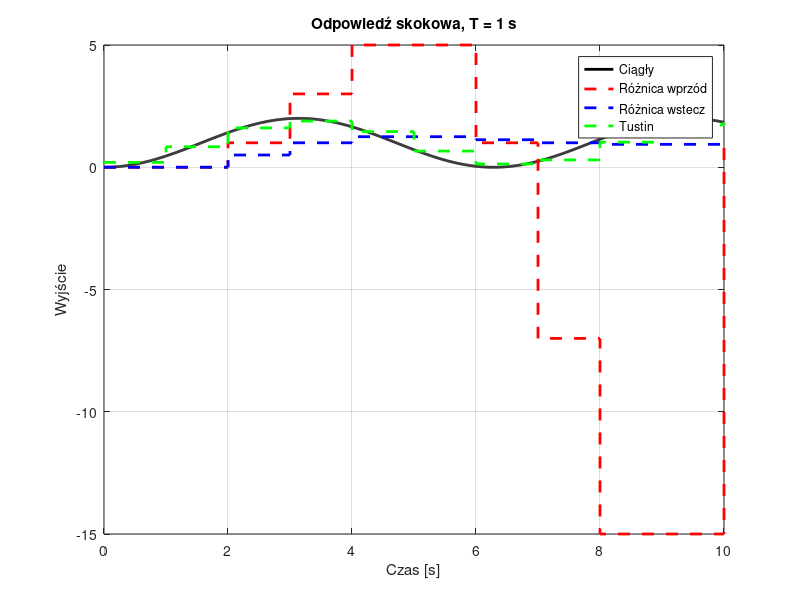
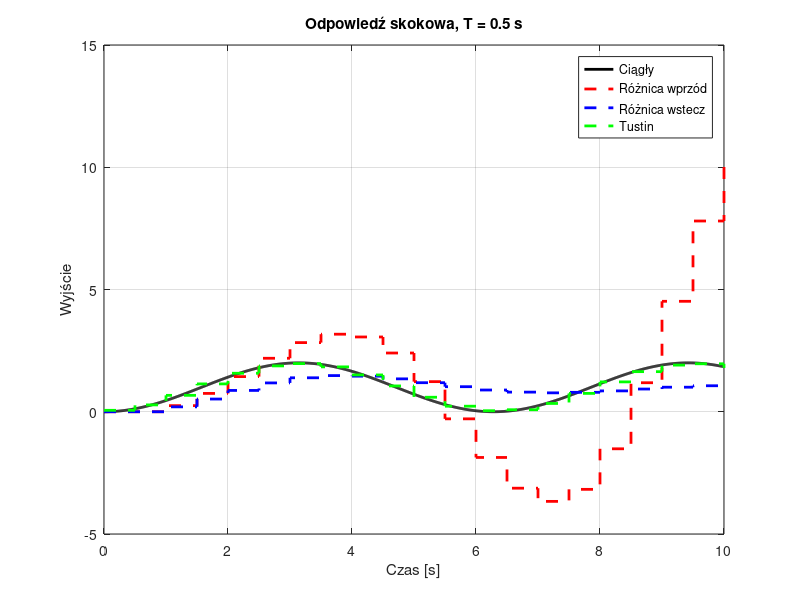
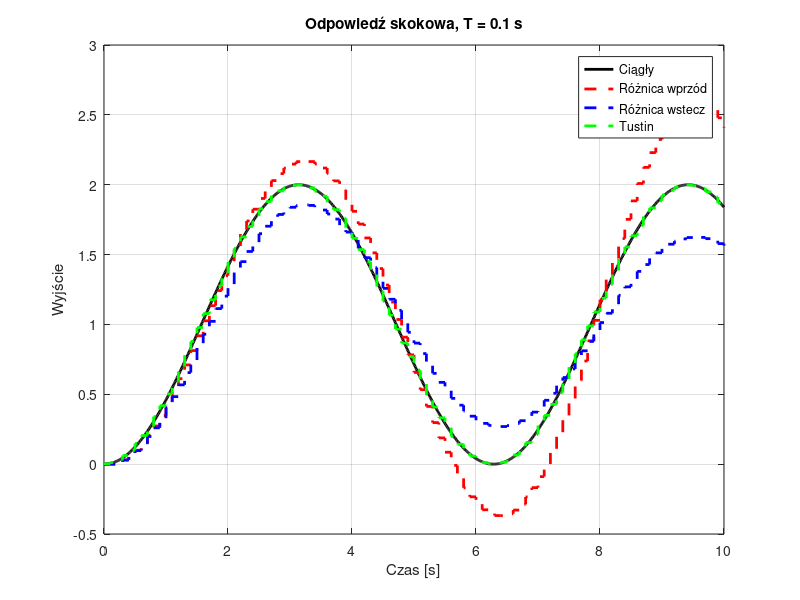

The MATLAB source for these figures, in order:
% Prosta implementacja zadania 1: Dyskretyzacja układu 1/(s^2 + 1)
clear all; close all; clc;

if ~exist('zad1', 'dir')
    mkdir('zad1');
end

% Parametry
Ts_values = [1, 0.5, 0.1]; % Okresy próbkowania
sys_continuous = tf(1, [1 0 1]); % G(s) = 1/(s^2 + 1)

% Pętla po okresach próbkowania
for i = 1:length(Ts_values)
    Ts = Ts_values(i);
    t_continuous = 0:0.01:10; % Czas ciągły
    t_discrete = 0:Ts:10;     % Czas dyskretny
    
    % Odpowiedź skokowa układu ciągłego
    y_continuous = step(sys_continuous, t_continuous);
    
    % Dyskretyzacja metodami aproksymacji pochodnej
    % Różnica wprzód: s = (z-1)/Ts -> G(z) = 1/((z-1)^2/Ts^2 + 1)
    den_forward = [1 -2 1]/Ts^2 + [0 0 1]; % (z-1)^2 = z^2 - 2z + 1
    sys_forward = tf([1], den_forward, Ts);
    
    % Różnica wstecz: s = (z-1)/(Ts*z) -> G(z) = 1/((z-1)^2/(Ts^2*z^2) + 1)
    den_backward = [1 -2 1]/Ts^2 + [1 0 0]; % Przesunięcie o z^2 i uproszczenie
    sys_backward = tf([1], den_backward, Ts);
    
    % Tustin: użyjemy c2d
    sys_tustin = c2d(sys_continuous, Ts, 'tustin');
    
    % Odpowiedzi skokowe układów dyskretnych
    y_forward = step(sys_forward, t_discrete);
    y_backward = step(sys_backward, t_discrete);
    y_tustin = step(sys_tustin, t_discrete);
    
    % Wykres
    figure('Position', [100 100 800 400]);
    plot(t_continuous, y_continuous, 'k-', 'LineWidth', 2, 'DisplayName', 'Ciągły');
    hold on;
    stairs(t_discrete, y_forward, 'r--', 'LineWidth', 2, 'DisplayName', 'Różnica wprzód');
    stairs(t_discrete, y_backward, 'b--', 'LineWidth', 2, 'DisplayName', 'Różnica wstecz');
    stairs(t_discrete, y_tustin, 'g--', 'LineWidth', 2, 'DisplayName', 'Tustin');
    xlabel('Czas [s]');
    ylabel('Wyjście');
    title(['Odpowiedź skokowa, T = ', num2str(Ts), ' s']);
    legend;
    grid on;
    hold off;
    saveas(gcf, fullfile('zad1', ['skokowa_', num2str(Ts), '.png']), 'png');
end

disp('Wykresy dla zadania 1 wygenerowane.');